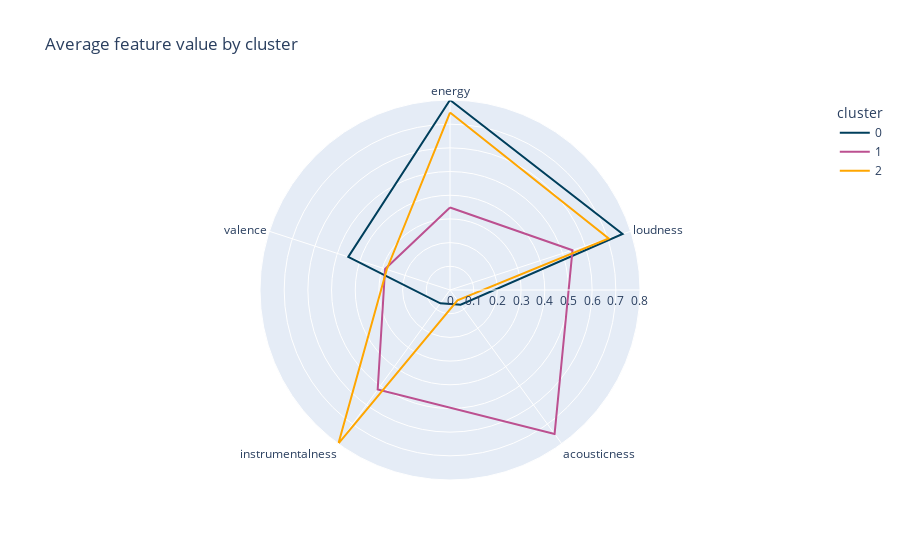

This figure's notebook cell:
### Code cell
polar = pd.DataFrame(
    X,
    columns = df.drop(
        columns = [
            "id", 'artist', 'song', 'id',
            'duration_ms', 'time_signature', 'no_id', 'tempo',
            'cluster'
        ],
        axis = 1).columns
    )
polar['cluster'] = kmeans.labels_
polar = polar.groupby("cluster").mean().reset_index()
polar = pd.melt(polar, id_vars = ["cluster"])
fig = px.line_polar(
    polar,
    r = "value",
    theta = "variable",
    color = "cluster",
    color_discrete_sequence = ['#003f5c', '#bc5090', '#ffa600'],
    line_close = True,
    title="Average feature value by cluster"
    )
#fig.update_traces(opacity = 0.33)
fig.show()

### Figure 1 — Plotly figure (JSON) as saved in the notebook; plotly's stock layout.template omitted (floating-point values rounded to 4 significant figures)
{"data": [{"hovertemplate": "cluster=0<br>value=%{r}<br>variable=%{theta}<extra></extra>", "legendgroup": "0", "line": {"color": "#003f5c", "dash": "solid"}, "mode": "lines", "name": "0", "r": [0.8021, 0.766, 0.07661, 0.06957, 0.4516, 0.8021], "showlegend": true, "subplot": "polar", "theta": ["energy", "loudness", "acousticness", "instrumentalness", "valence", "energy"], "type": "scatterpolar"}, {"hovertemplate": "cluster=1<br>value=%{r}<br>variable=%{theta}<extra></extra>", "legendgroup": "1", "line": {"color": "#bc5090", "dash": "solid"}, "mode": "lines", "name": "1", "r": [0.3481, 0.5438, 0.7512, 0.5193, 0.2881, 0.3481], "showlegend": true, "subplot": "polar", "theta": ["energy", "loudness", "acousticness", "instrumentalness", "valence", "energy"], "type": "scatterpolar"}, {"hovertemplate": "cluster=2<br>value=%{r}<br>variable=%{theta}<extra></extra>", "legendgroup": "2", "line": {"color": "#ffa600", "dash": "solid"}, "mode": "lines", "name": "2", "r": [0.7492, 0.7045, 0.05386, 0.8018, 0.2808, 0.7492], "showlegend": true, "subplot": "polar", "theta": ["energy", "loudness", "acousticness", "instrumentalness", "valence", "energy"], "type": "scatterpolar"}], "layout": {"legend": {"title": {"text": "cluster"}, "tracegroupgap": 0}, "polar": {"angularaxis": {"direction": "clockwise", "rotation": 90}, "domain": {"x": [0, 1], "y": [0, 1]}}, "title": {"text": "Average feature value by cluster"}}}
